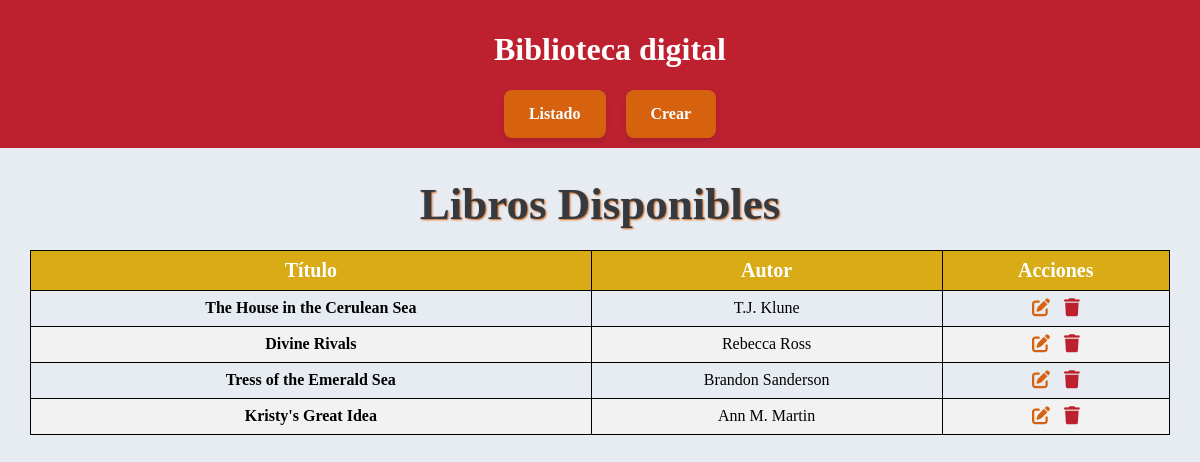
The page / on the database its author committed.
### libros/models.py (models this page shows, shortened)
class Libro(models.Model):
    titulo = models.CharField(max_length=200)
    autor = models.CharField(max_length=200, blank=True)
    sinopsis = models.TextField(blank=True)
    creado_en = models.DateTimeField(auto_now_add=True)

### libros/views.py (the view)
# urls.py: path('', views.book_list, name='book_list'),  # listado principal en / (o /libros/ si quieres)
def book_list(request):
    libros = Libro.objects.all().order_by('-creado_en')
    return render(request, 'libros/book_list.html', {'libros': libros})

### libros/templates/libros/book_list.html
{% extends 'libros/base.html' %}
{% block content %}
{% load static %}
<link rel="stylesheet" href="{% static 'css/styles.css' %}">
<link rel="stylesheet" href="https://cdnjs.cloudflare.com/ajax/libs/font-awesome/6.5.0/css/all.min.css">
  <div class="pagina">Libros Disponibles</div>
  {% if libros %}
  <table class="libros-table">
    <thead>
      <tr>
        <th>Título</th>
        <th>Autor</th>
        <th>Acciones</th>
      </tr>
    </thead>
    <tbody>
      {% for b in libros %}
        <tr>
          <td class="primer">
            <a href="{% url 'book_detail' b.pk %}" class="book-link">{{ b.titulo }}</a>
          </td>
          <td>{{ b.autor }}</td>
          <td>
            <a href="{% url 'book_edit' b.pk %}" class="edit-icon"><i class="fa-solid fa-pen-to-square"></i>
            </a>
            <a href="{% url 'book_delete' b.pk %}" class="delete-icon" onclick="return confirm('¿Seguro que quieres borrar este libro?');"><i class="fa-solid fa-trash"></i>
            </a>
          </td>
        </tr>
      {% endfor %}
    </tbody>
  </table>
{% else %}
  <p>No hay libros disponibles.</p>
{% endif %}
{% endblock %}

### static/css/styles.css (style rules this page uses)
body { background-color: #e7ecf3; margin: 0%; padding: 0%; font-family: "Georgia", "Times New Roman", serif; }
.pagina { color: #343a40; justify-content: center; display: flex; font-size: 45px; text-shadow: 1px 1px 2px #d6620f; font-weight: bold; }
.libros-table { width: 95%; border-collapse: collapse; margin-top: 20px; margin: 20px auto; text-align: center; }
.libros-table th, .libros-table td { border: 1px solid black; padding: 8px; text-align: center; vertical-align: middle; }
.libros-table th { background-color:#d8ab17; color: white; font-weight: bold; font-size: 20px; }
.libros-table tr:nth-child(even) { background-color: #fafafa; }
.libros-table a { color: black; text-decoration: none; }
.libros-table tbody tr:nth-child(even) { background-color: #f2f2f2; }
.edit-icon i { color: #d6620f; font-size: 18px; text-decoration: none; margin-right: 10px; }
.delete-icon i { color: #bd2130; font-size: 18px; text-decoration: none; }
.primer { font-weight: bold; color: black; }
.book-link { text-decoration: none; color: black; }

### rows shown on the page
Libro: titulo "The House in the Cerulean Sea", autor "T.J. Klune"
Libro: titulo "Divine Rivals", autor "Rebecca Ross"
Libro: titulo "Tress of the Emerald Sea", autor "Brandon Sanderson"
Libro: titulo "Kristy's Great Idea", autor "Ann M. Martin"
